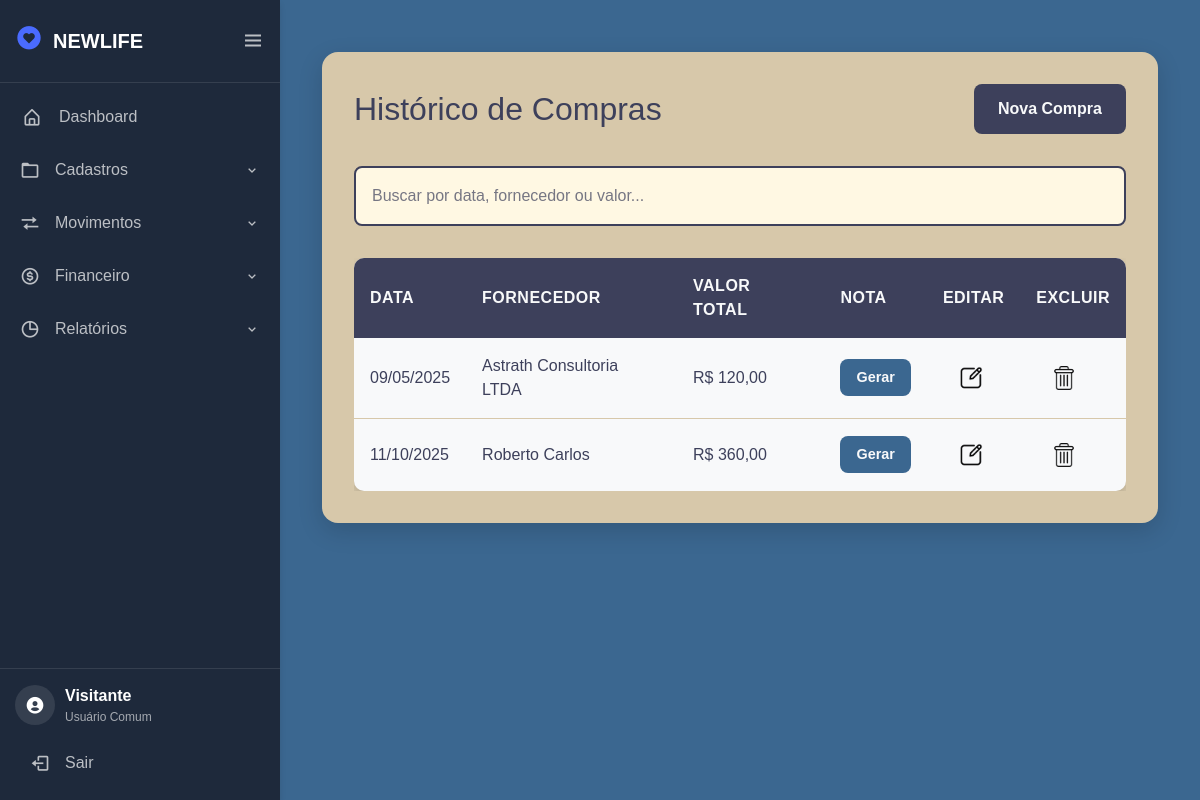
The app's page /tela/compras/, older data.
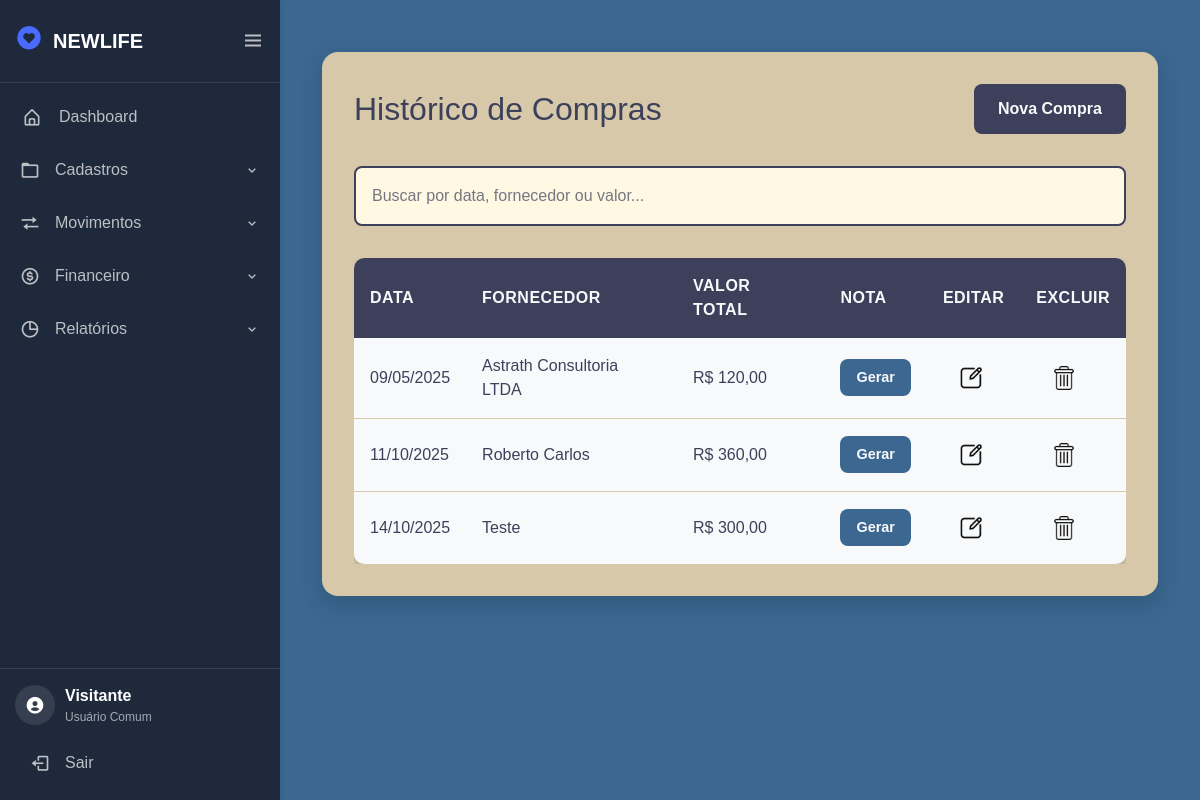
The same page, newer data.
### compras/models.py (models this page shows, shortened)
class PedidoCompra(models.Model):
    fornecedor = models.ForeignKey(Fornecedor, on_delete=models.CASCADE)
    data_pedido = models.DateField(default=timezone.now)
    total = models.DecimalField(max_digits=10, decimal_places=2, default=0.00)
    numero_parcela = models.IntegerField(default=1)
    parcelas = models.PositiveIntegerField(default=1)

### fornecedor/models.py (models this page shows)
class Fornecedor(models.Model):
    tipo_pessoa = models.CharField(max_length=15, null=True)
    nome = models.CharField(max_length=100)
    cpf = models.CharField(max_length=14, blank=True, null=True, unique=True)
    cnpj = models.CharField(max_length=18, blank=True, null=True, unique=True)
    endereco = models.CharField(max_length=255)
    numero = models.CharField(max_length=10)
    cidade = models.CharField(max_length=100)
    estado = models.CharField(max_length=15)
    class Meta:
        ordering = ['nome']
        verbose_name = 'fornecedor'
        verbose_name_plural = 'fornecedores'
    def __str__(self):
        return self.nome

### compras/views.py (the view)
# urls.py: path('', views.compra, name='compra'),
def compra(request):
    itens = PedidoCompra.objects.all()
    context = {
        'itens':itens,
    }
    return render(request, 'compra.html', context)

### compras/templates/compra.html (shortened to what this page needs)
{% extends "tela.html" %}
{% load static %}
{% block 'head' %}
    <link rel="stylesheet" href="{% static 'css/csscompra.css' %}">
{% endblock %}
{% block 'dashboard' %}
<div class="container-principal">
    <div class="header-compras">
        <h1>Histórico de Compras</h1>
        <a href="{% url 'criar_pedido' %}" class="botao-principal">Nova Compra</a>
    </div>
    <div class="caixa-busca">
        <input type="text" id="busca" onkeyup="filtrarTabela()" placeholder="Buscar por data, fornecedor ou valor...">
    </div>
    <div class="container-tabela">
        <table id="tabela-compras">
            <thead>
                <tr>
                    <th>Data</th>
                    <th>Fornecedor</th>
                    <th>Valor Total</th>
                    <th class="coluna-acao">Nota</th>
                    <th class="coluna-acao">Editar</th>
                    <th class="coluna-acao">Excluir</th>
                </tr>
            </thead>
            <tbody>
                {% for item in itens %}
                <tr>
                    <td data-label="Data">{{ item.data_pedido|date:"d/m/Y" }}</td>
                    <td data-label="Fornecedor">{{ item.fornecedor }}</td>
                    <td data-label="Valor Total">R$ {{ item.total|floatformat:2 }}</td>
                    <td data-label="Nota">
                        <a href="{% url 'notacompra' item.id %}" class="botao-tabela pdf">Gerar</a>
                    </td>
                    <td data-label="Editar">
                        <a href="{% url 'editar' item.id %}" class="botao-tabela editar">
                            <img width="24" height="24" src="{% static 'img/Editar.png' %}" alt="Editar">
                        </a>
                    </td>
                    <td data-label="Excluir">
                        <a href="{% url 'removercompra' item.id %}" class="botao-tabela deletar">
                            <img width="24" height="24" src="{% static 'img/Deletar.png' %}" alt="Remover">
                        </a>
                    </td>
                </tr>
                {% empty %}
                <tr>
                    <td colspan="6" class="sem-dados">Nenhuma compra registrada.</td>
                </tr>
                {% endfor %}
            </tbody>
        </table>
    </div>
</div>
{% endblock %}

Row changes from the older to the newer data that the page shows:
added PedidoCompra: data_pedido "14/10/2025", fornecedor "Teste", total "300,00"
